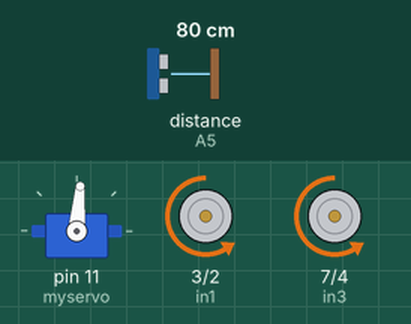
Simulated run of this sketch. Board: Arduino Uno, built with avr-gcc and run on an emulated ATmega328P. Shown: servo, motor-driver pin pairs drawn as motors (green arrow = first pin HIGH = forward, orange = second pin HIGH = backward, longer = more drive, scaled by the enable pin). Wiring (inferred from the names in the program): ultrasonic range finder: trigger A4; echo A5. Inputs (shaded band) come from the test bench; at power-on: distance to the obstacle (sensor on A5) 80 cm. The echo pulse lasts 58.3 µs per cm.

Above: at 1.2 s.
1.3 s: distance to the obstacle (sensor on A5) set to 35 cm
2.8 s: distance to the obstacle (sensor on A5) set to 29 cm
At 3.2 s:
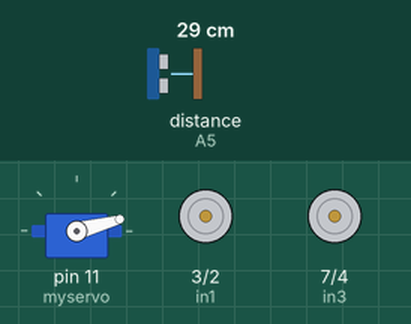
At 3.7 s:
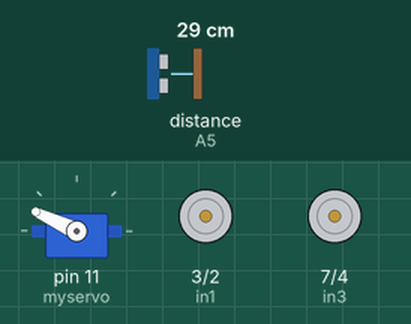
5.8 s: distance to the obstacle (sensor on A5) set to 60 cm
At 6.2 s:
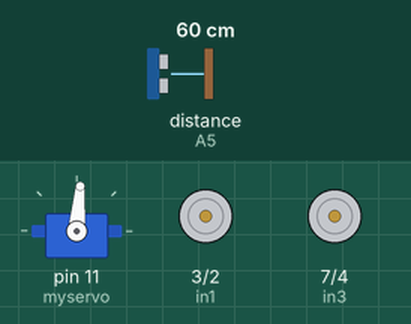
8.3 s: distance to the obstacle (sensor on A5) set to 4 cm
At 8.8 s:
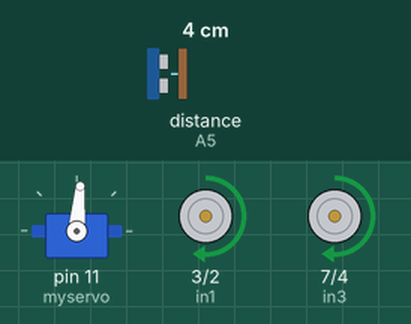
11.3 s: distance to the obstacle (sensor on A5) set to 2 cm
14.3 s: distance to the obstacle (sensor on A5) set to 9 cm
Timing chart, 0 to 18.3 s (numbered marks = the images above; inputs shaded):
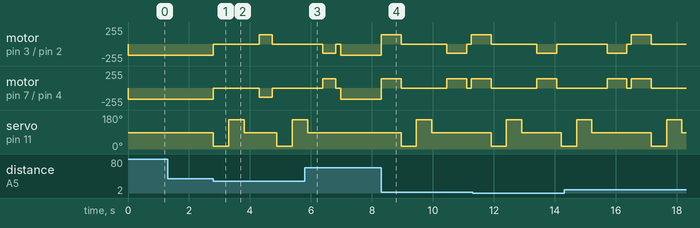

Measured:
- the behaviour switches between 32 and 31 cm on distance to the obstacle (sensor on A5) (found by bisection; images 0 and 1)
- after the input at 1.3 s, every drawn part: stays the same
- after the input at 2.8 s, motor on pin 3 (in1) / pin 2 (in2): backward 170/255 → stopped at once, → forward 140/255 1.5 s later, → stopped 0.43 s later; motor on pin 7 (in3) / pin 4 (in4): backward 170/255 → stopped at once, → backward 140/255 1.5 s later, → stopped 0.43 s later
- after the input at 5.8 s, servo on pin 11 (myservo): goes on until 5.9 s, then stays 85°

The sketch:

Project_Code.ino
```cpp
#include <Servo.h>
#define in1 3  //Right motor pole 1
#define in2 2  //Right motor pole 2
#define in3 7  //left motor pole 1
#define in4 4  //left motor pole 2
#define ena 5  //Right motor speed
#define enb 6  //left motor speed
Servo myservo;
int pos = 0;    // variable to store the servo position
const int trigPin = A4;
const int echoPin = A5;
long duration;
int distance,Cdistance,Rdistance,Ldistance;//Cdistance=center Distance Rdistance=Right Distance Ldistance=Left Distance
void setup()
{
  pinMode(in1,OUTPUT);
  pinMode(in2,OUTPUT);
  pinMode(in3,OUTPUT);
  pinMode(in4,OUTPUT);
  pinMode(ena,OUTPUT);
  pinMode(enb,OUTPUT);
  pinMode(trigPin, OUTPUT);
  pinMode(echoPin, INPUT);
  myservo.attach(11);
  myservo.write(85);  // Initial Pos of Servo at center
}

void loop()
{
  Cdistance=ultrasonic();//take ultrasonic distance value
  if(Cdistance>30)//if greater than 20 Cm
  {
    forward();
  }else
  {
    Serial.print (Cdistance);
    if(Cdistance<=10&&Cdistance>2){
      reverse();
    }
    off();                   //stop robot
    myservo.write(15);       //Turn servo Right
    delay(500);
    Rdistance=ultrasonic();
    Serial.print (Rdistance);  //get ultrasonic value at right
    myservo.write(155);      // Turn servo Left
    delay(500);
    Ldistance=ultrasonic();
    Serial.print (Ldistance);  //get ultrasonic value at left
    myservo.write(85);       //return to center pos
    delay(500);
    comparison(Rdistance, Ldistance); //go to Comparasion function
    off();                    // stop after execute Comparison function action
    delay(150);
  }
  // reset all variables
  Rdistance=0;
  Ldistance=0;
  Cdistance=0;
}

int ultrasonic(void)//get distance captured by ultrasonic sensor
{
  distance=0;
  // Clears the trigPin
  digitalWrite(trigPin, LOW);
  delayMicroseconds(2);
// Sets the trigPin on HIGH state for 10 micro seconds
  digitalWrite(trigPin, HIGH);
  delayMicroseconds(10);
  digitalWrite(trigPin, LOW);
  // Reads the echoPin, returns the sound wave travel time in microseconds
  duration = pulseIn(echoPin, HIGH);
  // Calculating the distance
  distance= duration*0.034/2;
  return distance;
}

void comparison(int r, int l)//compare values of right and left Servo Pos
{
  if(r>25||l>25)
  {
   if(r>l||r==l)
   {
     Tright90();
   }else if(l>r)
   {
     Tleft90();
   }
  }else if(r<25&&l<25)
  {
    Tleft180();
  }
}
void forward()
{
  analogWrite(ena,170);
  analogWrite(enb,170);
  digitalWrite(in1,LOW);
  digitalWrite(in2,HIGH);
  digitalWrite(in3,LOW);
  digitalWrite(in4,HIGH);
}
void off()
{
  digitalWrite(in1,LOW);
  digitalWrite(in2,LOW);
  digitalWrite(in3,LOW);
  digitalWrite(in4,LOW);
}
void Tleft90()
{
  analogWrite(ena,140);
  analogWrite(enb,140);
  digitalWrite(in1,LOW);
  digitalWrite(in2,HIGH);
  digitalWrite(in3,HIGH);
  digitalWrite(in4,LOW);
  delay(425);
}
void Tright90()
{
  analogWrite(ena,140);
  analogWrite(enb,140);
  digitalWrite(in1,HIGH);
  digitalWrite(in2,LOW);
  digitalWrite(in3,LOW);
  digitalWrite(in4,HIGH);
  delay(425);
}

void Tleft180()
{
  analogWrite(ena,140);
  analogWrite(enb,140);
  digitalWrite(in1,LOW);
  digitalWrite(in2,HIGH);
  digitalWrite(in3,HIGH);
  digitalWrite(in4,LOW);
  delay(650);
}
void reverse()
{
  analogWrite(ena,140);
  analogWrite(enb,140);
  digitalWrite(in1,HIGH);
  digitalWrite(in2,LOW);
  digitalWrite(in3,HIGH);
  digitalWrite(in4,LOW);
  delay(650);
}
```
